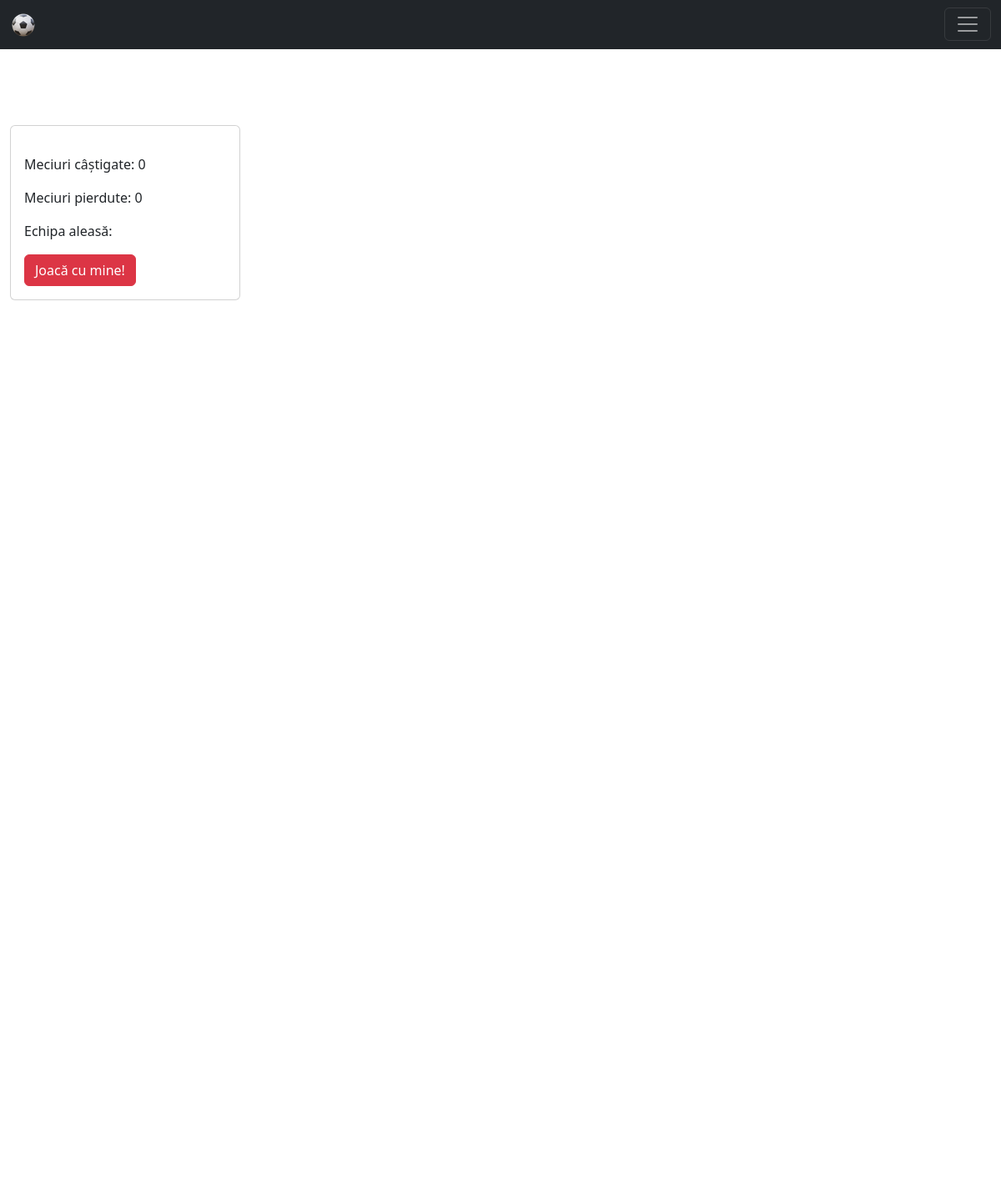
The app's page /list_of_users/, older data.
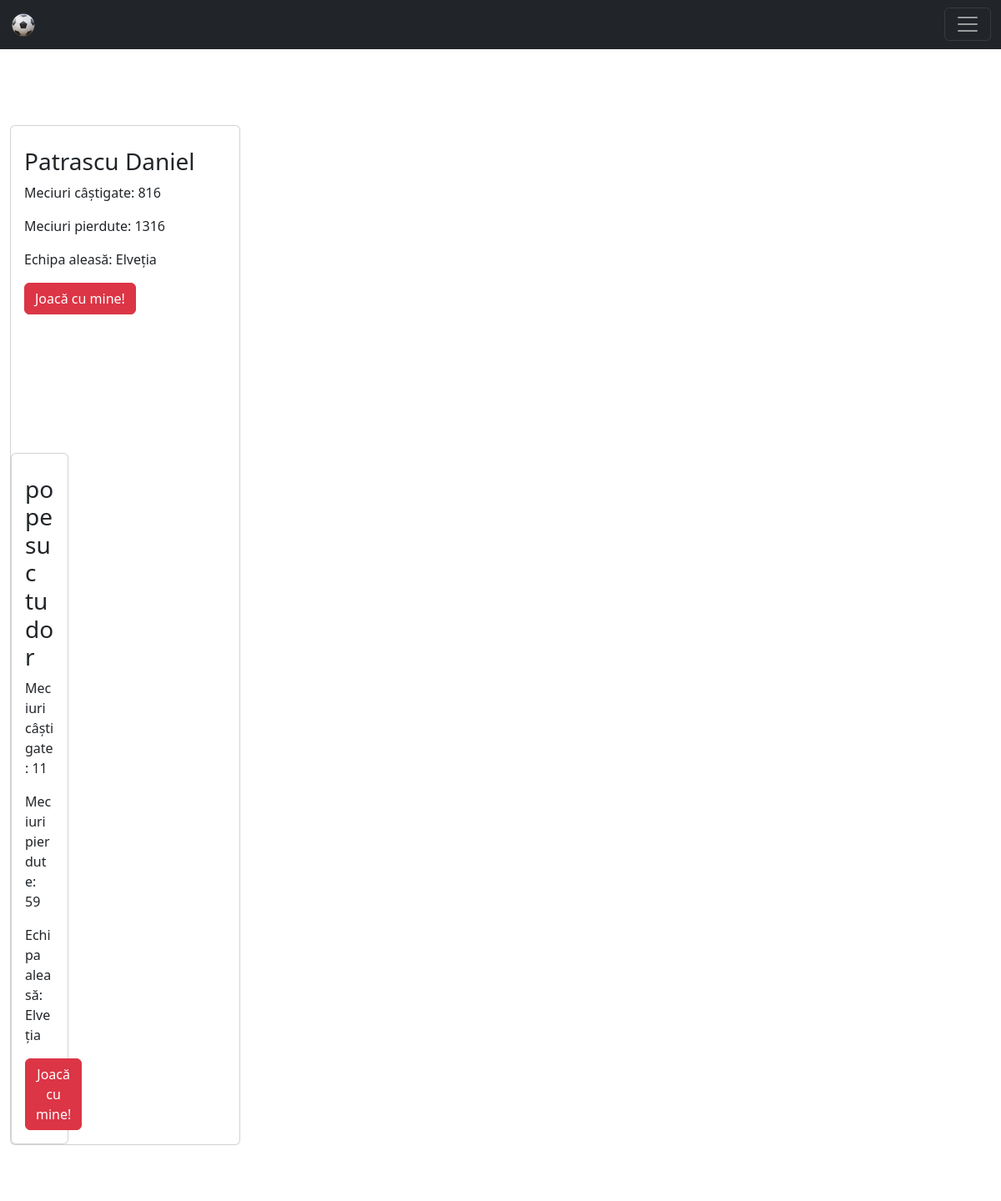
The same page, newer data.
### home/models.py (models this page shows, shortened)
class CustomUserModel(AbstractUser):
    gender_options = (
        ('male', 'Masculin'),
        ('female', 'Feminin'),
        ('other', 'As prefera sa nu raspund'),
    )
    gender = models.CharField(max_length=6, choices=gender_options, null=True)
    birth_day = models.DateField(null=True)
    wins = models.PositiveIntegerField(default=0)
    losses = models.PositiveIntegerField(default=0)

class ChooseTeamModel(models.Model):
    user = models.OneToOneField(CustomUserModel, on_delete=models.CASCADE, null=True)
    team = models.ForeignKey(TeamModel, null=True, blank=True, on_delete=models.SET_NULL)

class TeamModel(models.Model):
    name = models.CharField(max_length=50, choices=team_options, null=False, unique=True)
    manager = models.CharField(max_length=50)

### home/views.py (the view)
# urls.py: path('list_of_users/', views.UserListView.as_view(), name='list_of_users'),
class UserListView(ListView):
    template_name = 'pages/play_with_another_user.html'
    model = CustomUserModel
    context_object_name = 'all_users'
    def get_queryset(self):
        return CustomUserModel.objects.exclude(id=self.request.user.id)

### templates/pages/play_with_another_user.html (shortened to what this page needs)
{% extends 'base.html' %}
{% load static %}
{% block content %}
{% include 'navbar.html' %}
 <div class='container-fluid'>
        <div class="row">
            {% for user in all_users %}
                <div class="col-md-3" style="padding-top: 150px" >
                    <div class="card" style="padding-top: 10px" >
                      <div class="card-body">
                            <h3 class="card-title">{{ user.first_name }} {{ user.last_name }}</h3>
                            <p class="card-text">Meciuri câștigate:  {{ user.wins }}</p>
                            <p class="card-text">Meciuri pierdute:  {{ user.losses }}</p>
                            <p class="card-text">Echipa aleasă:  {{ user.chooseteammodel.team.name }}</p>
                       <a class="btn btn-danger" href="{% url 'simulate_user_vs_user' user.id %}">Joacă cu mine!</a>
                      </div>
                {% endfor   %}
{% endblock %}

Row changes from the older to the newer data that the page shows:
changed CustomUserModel: first_name (not shown) → "Patrascu"; last_name (not shown) → "Daniel"; wins "0" → "816"; losses "0" → "1316"; chooseteammodel.team.name (not shown) → "Elveția"
added CustomUserModel: first_name "popesuc", last_name "tudor", wins "11", losses "59", chooseteammodel.team.name "Elveția"
